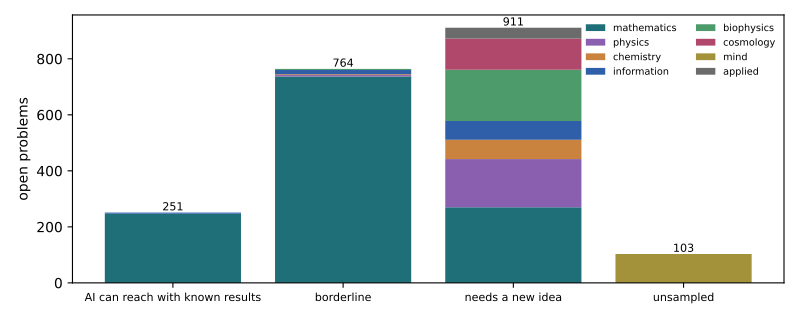

Write the Python code that produced this figure.
from __future__ import annotations

import os
from collections import Counter

import matplotlib

matplotlib.use("Agg")
import matplotlib.pyplot as plt

from common import BRANCH_COLOR, HERE, deterministic_pdf, load

OUT = os.path.join(HERE, "fig_classes.pdf")
CLASSES = ["AI can reach with known results", "borderline", "needs a new idea", "unsampled"]


def main() -> None:
    p = load("predictions.json")
    counts = {k: Counter(r["branch"] for r in p["rows"] if r["reachClass"] == k) for k in CLASSES}
    branches = [b for b in BRANCH_COLOR if any(counts[k][b] for k in CLASSES)]
    fig, ax = plt.subplots(figsize=(8.0, 3.2))
    bottom = [0] * len(CLASSES)
    for b in branches:
        vals = [counts[k][b] for k in CLASSES]
        ax.bar(CLASSES, vals, bottom=bottom, color=BRANCH_COLOR[b], label=b)
        bottom = [x + y for x, y in zip(bottom, vals)]
    for i, k in enumerate(CLASSES):
        ax.text(i, bottom[i] + 8, str(p["counts"][k]), ha="center", fontsize=8)
    ax.set_ylabel("open problems")
    ax.tick_params(axis="x", labelsize=8)
    ax.legend(fontsize=7, frameon=False, ncol=2)
    fig.tight_layout()
    deterministic_pdf(fig, OUT)


if __name__ == "__main__":
    main()
